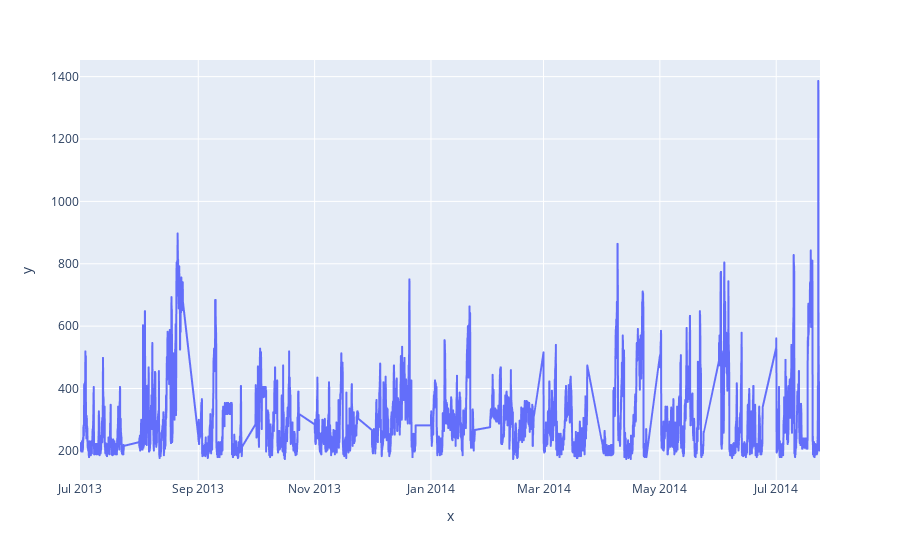

Notebook code for this chart:
### Code cell
train_cleaned.loc['2013-07-01':'2013-07-23']
fig = px.line(train_cleaned.loc['2013-07-01':'2014-07-23'], 
              train_cleaned.loc['2013-07-01':'2014-07-23'].index, 
              train_cleaned.loc['2013-07-01':'2014-07-23'].electricity_consumption)
fig.show()

### Figure 1 — Plotly figure (JSON) as saved in the notebook; plotly's stock layout.template omitted (floating-point values rounded to 4 significant figures; data arrays with more than 128 entries replaced by an {"elided": "..."} marker saying what was removed)
{"data": [{"hovertemplate": "x=%{x}<br>y=%{y}<extra></extra>", "legendgroup": "", "line": {"color": "#636efa", "dash": "solid"}, "marker": {"symbol": "circle"}, "mode": "lines", "name": "", "showlegend": false, "type": "scattergl", "x": {"elided": "7176 str values"}, "xaxis": "x", "y": {"elided": "7176 int values"}, "yaxis": "y"}], "layout": {"legend": {"tracegroupgap": 0}, "margin": {"t": 60}, "xaxis": {"anchor": "y", "domain": [0, 1], "title": {"text": "x"}}, "yaxis": {"anchor": "x", "domain": [0, 1], "title": {"text": "y"}}}}
